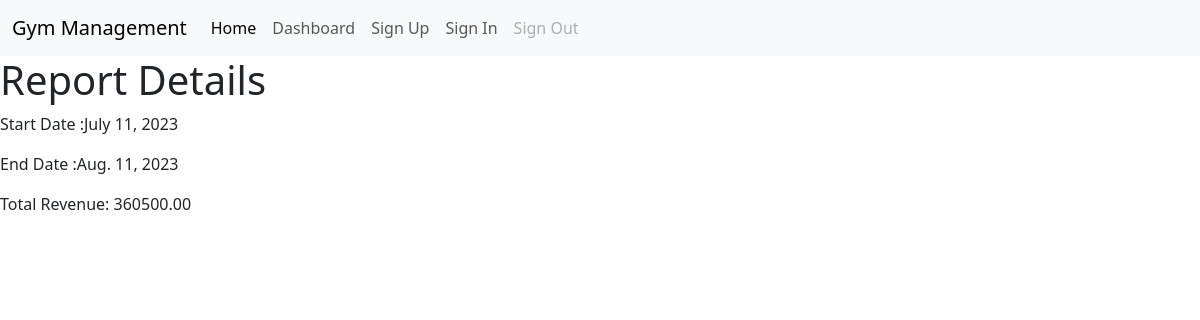
/report_details/8/, run on the app's committed database.
### member/models.py (models this page shows, shortened)
class GymReport(models.Model):
    start_date=models.DateField(null=True,blank=True)
    end_date=models.DateField(null=True,blank=True)
    revenue=models.DecimalField(max_digits=10,decimal_places=2)

### member/views.py (the view)
# urls.py: path('report_details/<int:report_id>/',views.report_details,name="report_details"),
def report_details(request,report_id):
    report=GymReport.objects.get(id=report_id)
    return render(request,'report_details.html',{'report':report})

### template/report_details.html
{% include 'navbar.html' %}
{% block content %}
 <h1>Report Details</h1>
<p>Start Date :{{ report.start_date}}</p>
<p>End Date :{{ report.end_date}}</p>
<p>Total Revenue: {{ report.revenue}}</p>
{% endblock %}

### data on the page
GymReport: start_date "July 11, 2023", end_date "Aug. 11, 2023", revenue "360500.00"
